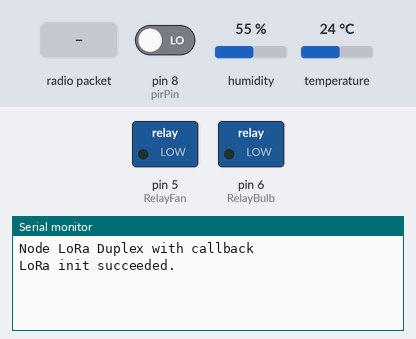
A sketch run on a simulated Arduino Uno, built with avr-gcc and run on an emulated ATmega328P. Parts: switched loads named in the sketch (green lamp = pin HIGH), the last lines printed to the serial monitor. The test bench sets the inputs (shaded band); at power-on: pin 8 (pirPin) LOW, humidity 55 %, temperature 24 °C. Random numbers use the default seed unless the sketch sets one; no radio packets arrive unless stated.

Above: at 1.2 s.
1.3 s: pin 8 (pirPin) driven HIGH
At 6.2 s:
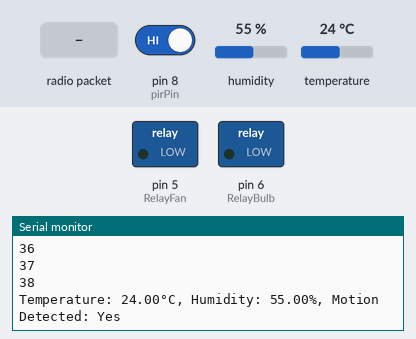
6.5 s: radio packet "1" arrives
At 7.7 s:
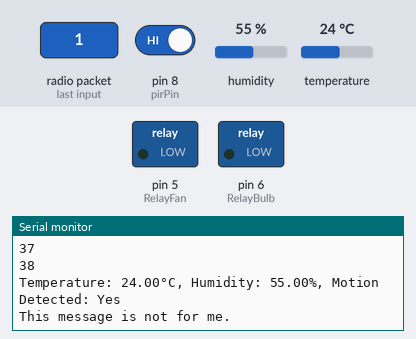
8.0 s: pin 8 (pirPin) driven LOW
At 11.7 s:
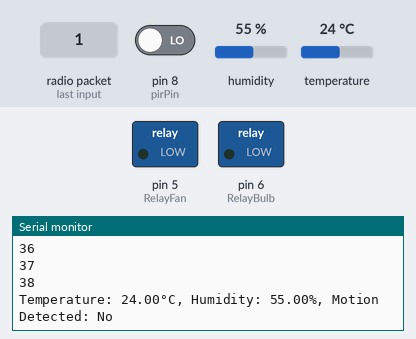
Timing chart, 0 to 13.2 s (numbered marks = the images above; inputs shaded):
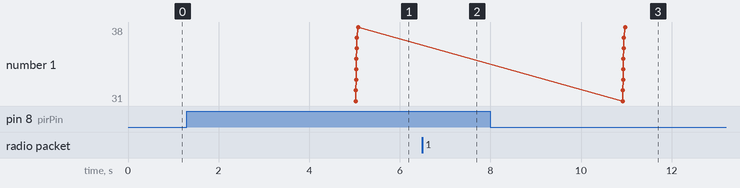

The sketch:

node.ino
```cpp
#include <SPI.h>
#include <LoRa.h>
#include <DHT.h>

// Define LoRa module pins
const int csPin = 10;          // LoRa radio chip select
const int resetPin = 9;       // LoRa radio reset
const int irqPin = 2;         // change for your board; must be a hardware interrupt pin

//Define the parameters
byte msgCount = 0;            // count of outgoing messages
byte localAddress = 0xFF;     // address of this device
byte destination = 0xBB;      // destination to send to
long lastSendTime = 0;        // last send time
int interval = 5000;          // interval between sends

float temperature = 0.0;
float humidity = 0.0;
byte motionDetected = 0.0;

// Define relay pins
byte RelayFan = 5;
byte RelayBulb = 6;

// Define DHT sensor setup
#define DHTPIN 7            // DHT11 data pin
#define DHTTYPE DHT11       // DHT11 sensor type
DHT dht(DHTPIN, DHTTYPE);

// Define PIR Motion Sensor pin
const int pirPin = 8;       // PIR motion sensor pin

void setup() {
  Serial.begin(9600);                   // initialize serial
  //while (!Serial);

  pinMode(RelayBulb, OUTPUT);
  pinMode(RelayFan, OUTPUT);
  // Initialize DHT sensor
  dht.begin();
  // Initialize PIR motion sensor
  pinMode(pirPin, INPUT);

  Serial.println("Node LoRa Duplex with callback");

  // override the default CS, reset, and IRQ pins (optional)
  LoRa.setPins(csPin, resetPin, irqPin);// set CS, reset, IRQ pin

  if (!LoRa.begin(868E6)) {             // initialize ratio at 915 MHz
    Serial.println("LoRa init failed. Check your connections.");
    while (true);                       // if failed, do nothing
  }

  LoRa.onReceive(onReceive);
  LoRa.receive();
  Serial.println("LoRa init succeeded.");
}

void loop() {
  //Serial.println(1);
  if (millis() - lastSendTime > interval) {
    //Serial.println(2);
    //uint32_t message = ((uint16_t(temperature * 100)) << 16)  + (uint16_t(humidity * 100)) ;   // send a message
    //Serial.println(3);
    humidity = dht.readHumidity();
    temperature = dht.readTemperature();
    motionDetected = digitalRead(pirPin);
    sendMessage(int(temperature * 100.0), int(humidity * 100.0), motionDetected);
    // Print sensor readings
    Serial.print("Temperature: ");
    Serial.print(temperature);
    Serial.print("°C, Humidity: ");
    Serial.print(humidity);
    Serial.print("%, Motion Detected: ");
    Serial.println(motionDetected ? "Yes" : "No");
    //Serial.println(4);
    //Serial.println("Sending :" + message);
    //Serial.println(5);
    lastSendTime = millis();            // timestamp the message
    //Serial.println(6);
    interval = random(1000) + 5000;     // 2-3 seconds
    //Serial.println(7);
    LoRa.receive();                     // go back into receive mode
  }
}

void sendMessage(int temperature, int humidity, byte motionDetected) {
  Serial.println(31);
  LoRa.beginPacket();                   // start packet
  Serial.println(32);
  LoRa.write(destination);              // add destination address
  Serial.println(33);
  LoRa.write(localAddress);             // add sender address
  Serial.println(34);
  LoRa.write(msgCount);                 // add message ID
  Serial.println(35);
  //LoRa.write(1);
  //LoRa.write(byte(sizeof(outgoing)));        // add payload length
  Serial.println(36);
  //LoRa.write(512);
  //temperature *= 100.0;
  //humidity *= 100.0;
  LoRa.write(highByte(temperature));                 // add payload
  LoRa.write(lowByte(temperature));
  LoRa.write(highByte(humidity));
  LoRa.write(lowByte(humidity));
  LoRa.write(motionDetected);
  Serial.println(37);
  LoRa.endPacket();                     // finish packet and send it
  Serial.println(38);
  msgCount++;                           // increment message ID
}

void onReceive(int packetSize) {
  if (packetSize == 0) return;          // if there's no packet, return

  // read packet header bytes:
  int recipient = LoRa.read();          // recipient address
  byte sender = LoRa.read();            // sender address
  byte incomingMsgId = LoRa.read();     // incoming msg ID
  //byte incomingLength = LoRa.read();    // incoming msg length
  byte incoming = LoRa.read();                 // payload of packet

  /*
    if (incomingLength != sizeof(incoming)) {   // check length for error
    Serial.println("error: message length does not match length");
    return;                             // skip rest of function
    }
  */

  // if the recipient isn't this device or broadcast,
  if (recipient != localAddress && recipient != 0xFF) {
    Serial.println("This message is not for me.");
    return;                             // skip rest of function
  }

  // if message is for this device, or broadcast, print details:
  Serial.println("Received from: 0x" + String(sender, HEX));
  Serial.println("Sent to: 0x" + String(recipient, HEX));
  Serial.println("Message ID: " + String(incomingMsgId));
  //Serial.println("Message length: " + String(incomingLength));
  Serial.print("Message: ");
  Serial.println(incoming);
  Serial.println("RSSI: " + String(LoRa.packetRssi()));
  Serial.println("Snr: " + String(LoRa.packetSnr()));
  Serial.println();

  // Actuate Relays
  if (incoming == 10)
  {
    digitalWrite(RelayFan, LOW);
  }
  else if (incoming == 11)
  {
    digitalWrite(RelayFan, HIGH);
  }
  else if (incoming == 20)
  {
    digitalWrite(RelayBulb, LOW);
  }
  else if (incoming == 21)
  {
    digitalWrite(RelayBulb, HIGH);
  }
}
```

Measured:
- after the input at 1.3 s, the serial monitor: prints a new line after 3.8 s (image 1)
- after the input at 6.5 s, the serial monitor: prints a new line at once (image 2)
- after the input at 8.0 s, the serial monitor: prints a new line after 3.0 s (image 3)
